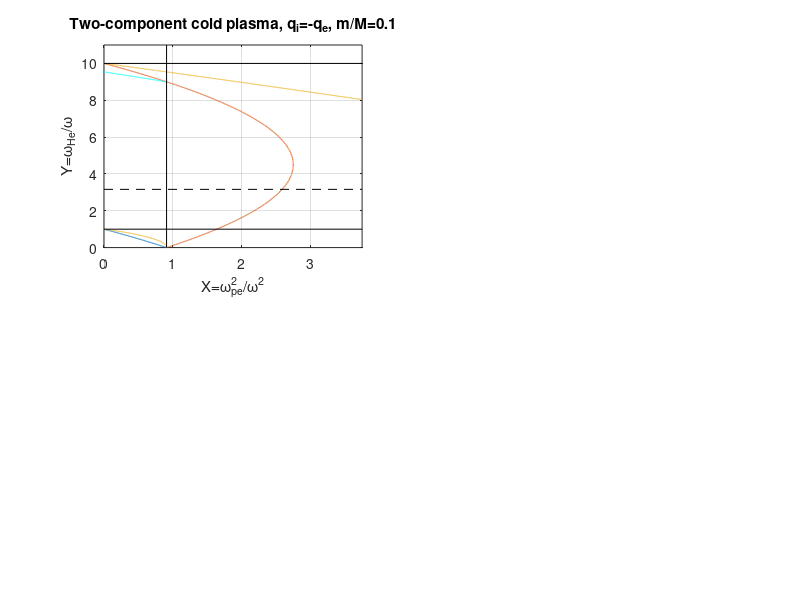

Reproduce this figure in MATLAB. (Note: this script raises an error after producing the figure.)
function plotcma(mM,scale,xlim,ylim,draw_legend)
% PLOTCMA Plot the Clemmow-Mullaly-Allis diagram for cold 2-comp plasma
% Usage:
%  plotcma(mM,scale,xlim,ylim)
% Inputs:
%    mM -- mass ratio me/mi (default=0.1);
%    scale -- 'linear' (default) or 'log'
%    xlim,ylim -- the limits for the parameters X=Xe=wpe^2/w^2 and Y=Ye=wHe/w
% Outputs: none (except the plots)
% Plot #1 (upper left)  -- (X,Y) parameter plane with bounding lines
%    Click anywhere inside this subplot to see the information about the
%    refraction coefficient on other subplots.
% Plot #2 (lower left)  -- n(theta), the refraction coefficent
%    n is plotted for both modes for different angles.
%    B0 is vertical upward.
%    The red lines show the resonant angle (n=inf).
%    The cyan lines show the angle where the E polarization is changed.
%    The thick lines show CCW (right) polarization, thin lines are for CW.
%    Dashed lines are evanescent waves (n=in'), the imaginary part of n is
%    plotted.
% Plot #3 (lower right) -- phase velocity (divided by c)
%    1/n as a function of theta. The line styles mean the same as in the
%    plot for n.
% Plot #4 (upper right) -- E polarization
%    The plot location is chosen so that n and vph plots are close to each
%    other.
%    E=(Ex,i*Eyi,Ez) for exp(-i*w*t) time dependence, Ex,Eyi,Ez are real.
%    The polarization for each wave is vizualized as an ellipse and
%    a vector, with origin at the point in (nx,ny) plane.
%    The ellipses have horizontal semi-axis ~Ex, vertical ~Eyi.
%    The vectors have horizontal component ~Ex (same as for ellipse),
%    vertical ~Ez.
%    If the vector horizontal component is > 0, the wave is CCW (if <0, CW)
if nargin<1 | isempty(mM)
    mM=0.1;
end
if nargin<2 | isempty(scale)
    if mM>0.05
        scale='linear';
    else
        scale='log';
    end
end
if nargin==3
    error('Please specify both xlim and ylim');
end
if nargin<4 | isempty(xlim)
    if strcmp(scale,'linear')
        xlim=[0 (1+mM)/4/mM+1];
        ylim=[0 (1/mM)+1];
    else % 'log'
        xlim=[0.1 10/mM];
        ylim=[0.1 10/mM];
    end
end
if nargin<5 | isempty(draw_legend)
    draw_legend=0;
end
subplot(2,2,1);
if strcmp(scale,'linear')
    x=[xlim(1):.001:xlim(2)]';
    y=[ylim(1):.001:ylim(2)]';
else % 'log'
    x=10.^[log10(xlim(1)):0.001:log10(xlim(2))]';
    y=10.^[log10(ylim(1)):0.001:log10(ylim(2))]';
end
%x=10.^[-1:.001:2]';
%y=10.^[-1:.001:2]';
%x=10.^[-.3:.001:.3]';
%y=10.^[0.7:.001:1.3]';
xmin=min(x); xmax=max(x);
ymin=min(y); ymax=max(y);
% S=(R+L)/2=0
xS=(1-y.^2).*(1-mM^2*y.^2)./(1-mM*y.^2)/(1+mM);
xS(find(real(xS)==0 | xS<xmin | xS>xmax))=nan;
% R=0 (R is the CCW dielectric constant)
xR=(1-y).*(1+mM*y)/(1+mM);
xR(find(xR<xmin | xR>xmax))=nan;
% L=0 (L is the CW dielectric constant)
xL=(1+y).*(1-mM*y)/(1+mM);
xL(find(xL<xmin | xL>xmax))=nan;
% RL=PS (P=1-Xe-Xi is the Ez dielectric constant)
%xN=(-y.^2*mM^2+(1+mM^2-mM))/mM/(1+mM);
yN=sqrt(1+1/mM^2-(1+x*(1+mM))/mM);
yN(find(x<xmin | x>1/(1+mM) | real(yN)==0))=nan;
plot([xR xL xS],y); grid on;
set(gca,'xscale',scale,'yscale',scale);
hold on
plot(x,yN,'c');
xlines=[[xmin xmax] nan [xmin xmax] nan [1 1]/(1+mM)];
ylines=[[1 1] nan [1 1]/mM nan [ymin ymax]];
plot(xlines,ylines,'k');
plot([xmin xmax],[1 1]/sqrt(mM),'k--');
if draw_legend
    ll=legend('R=0 (cutoff hi)','L=0 (cutoff lo)',...
        'S=0 (hybrid res)','RL=PS',...
        '\omega=\omega_{He,Hi,p}',...
        '\omega=(\omega_{He}\omega_{Hi})^{1/2}');
end
set(gca,'xlim',[xmin xmax],'ylim',[ymin ymax]);
xlabel('X=\omega_{pe}^2/\omega^2');
ylabel('Y=\omega_{He}/\omega');
title(['Two-component cold plasma, q_i=-q_e, m/M=' num2str(mM)]);
plot(1,1,'kx','linewidth',2,'MarkerSize',10,'Visible','off')
hh=get(gca,'children');
for k=1:length(hh)
    XY=hh(k);
    if get(XY,'Marker')=='x'
        break;
    end
end
hold off
while 1
    subplot(2,2,1);
    [X,Y]=ginput(1);
    if X<xmin | Y<ymin | X>xmax | Y>ymax
        break
    end
    set(XY,'XData',X,'YData',Y,'Visible','On');
    [n2,s,c,res,thch,p,Ex,Eyi,Ez]=plotcma_coldplasma(X,Y,mM);
    n=sqrt(n2); n(find(n2<=0))=nan;
    nevan=sqrt(-n2); nevan(find(n2>=0))=nan;
    for iplot=3:4
        subplot(2,2,iplot);
        if iplot==4
            npower=-1;
            plot(s./n,c./n); axis equal; grid on;
            t='v_{ph}';
        else
            npower=1;
            plot(s.*n,c.*n); axis equal; grid on;
            t='n';
            hold on; plot(s.*nevan,c.*nevan,'--'); hold off;
        end
        % Note the polarization
        t3='';
        %p=Ex./Eyi;
        if ~all(isnan(p(1,:)))
            hold on
            for k=1:2
                if p(1,k)>0
                    plot([0 0],n(1,k)^npower*[-1 1],'rx');
                else
                    plot([0 0],n(1,k)^npower*[-1 1],'ro');
            end
            end
            %nRH=(p>0).*n;
            nRH=n;
            nRH(find(~(p>0)))=nan;
            if iplot==3
                plot(s.*nRH,c.*nRH,'linewidth',3);
            else
                plot(s./nRH,c./nRH,'linewidth',3);
            end
            hold off
            t3='; x,o - RH/LH (\theta=0)';
        end
        if ~isnan(res)
            hold on
            x1=get(gca,'xlim');
            y1=get(gca,'ylim');
            x=min(x1(2),y1(2)*tan(res));
            plot(x*[-1 1],x/tan(res)*[-1 1],'r');
            plot(x*[-1 1],x/tan(res)*[1 -1],'r');
            hold off
        end
        if ~isnan(thch)
            hold on
            x1=get(gca,'xlim');
            y1=get(gca,'ylim');
            x=min(x1(2),y1(2)*tan(thch));
            plot(x*[-1 1],x/tan(thch)*[-1 1],'c');
            plot(x*[-1 1],x/tan(thch)*[1 -1],'c');
            hold off
        end
        P=abs(1-X*(1+mM));
        t2='';
        %if P>0
        hold on
        plot(P^(npower/2)*[-1 1],[0 0],'ro');
        hold off
        t2='o - ord. (\theta=\pi/2)';
        %end
        if iplot==3
            title(sprintf('%s: X=%2.2f, Y=%2.2f\n%s%s',t,X,Y,t2,t3));
            %title([t ': X=' num2str(X) ', Y=' num2str(Y) t2 t3]);
        else
            title(t)
        end
    end % iplot
	
	% The polarization
	subplot(2,2,2);
	dth=20;
	ii=[0:dth:360-dth]+1;
	ellx=[]; elly=[]; vecx=[]; vecz=[];
	for k=1:2
		nx=s(ii,k).*n(ii,k); nx=nx(:);
		nz=c(ii,k).*n(ii,k); nz=nz(:);
		Exf=Ex(ii,k); Exf=Exf(:);
		Eyf=Eyi(ii,k); Eyf=Eyf(:);
		Ezf=Ez(ii,k); Ezf=Ezf(:);
		%quiver(nx,nz,Exf,Ezf,1);
		% Scaling: the length which must not be exceeded
		maxlen=min(sqrt(diff(nx).^2+diff(nz).^2));
		if isnan(maxlen)
			maxlen=min(sqrt(nx.^2+nz.^2));;
		end
		% The ellipses
		th=[0:5:360]*pi/180;
		ellipsex=(Exf*[cos(th) nan])'; ellipsex=ellipsex(:);
		ellipsey=(Eyf*[sin(th) nan])'; ellipsey=ellipsey(:);
		% Determine the scale at which the fields have to be drawn
		scale=0.5*maxlen/max([ellipsex;ellipsey]);
		nxm=meshgrid(nx,1:length(th)+1);
		nzm=meshgrid(nz,1:length(th)+1);
		vectorx=[nx nx+Exf*scale repmat(nan,size(nx))]';
		vectorz=[nz nz+Ezf*scale repmat(nan,size(nz))]';
		ellx=[ellx ellipsex*scale+nxm(:)];
		elly=[elly ellipsey*scale+nzm(:)];
		vecx=[vecx vectorx(:)];
		vecz=[vecz vectorz(:)];
	end
	plot(real(ellx),real(elly));
	hold on;
	plot(vecx,vecz);
	hold off;
	axis equal;
	title('Polarization: (x,y)-ellipse, (x,z)-vector');
end

%%%%%%%%%%%%%%%%%%%%%%%%%%%%%%%%%%%%%%%%%%%%%%%%%%%
% The internal version
%%%%%%%%%%%%%%%%%%%%%%%%%%%%%%%%%%%%%%%%%%%%%%%%%%%
function [n2,s,c,thres,thch,p,Ex,Eyi,Ez]=plotcma_coldplasma(X,Y,mM)
% COLDPLASMA Calculate the refraction coef. and fields
% Inputs:
%  X=wpe^2/w^2 where wpe is the electron plasma frequency;
%  Y=wHe/w where wHe is the electron gyrofrequency;
%  mM=m/M is the mass ratio of electron and positive singly charged ion.
% Ouputs:
%  n2 -- the square of the refraction coefficient (2D array, first index is
%        angle index, second is the mode);
%  s,c -- sin and cos of the angle between k and B (2D array of same size);
%  thres -- resonance angle
%  thch -- angle at which the polarization changes
%  p == i*Ex/Ey (polarization)
%  Ex, Eyi, Ez -- electric field normalized to |E|=1 (Eyi=Ey/i). All these
%                 are real.
th=meshgrid([0:360]'*pi/180,1:2)';
e=ones(size(th)); e(:,2)=-1;
s=sin(th);
c=cos(th);
P=1-X;
R=1-X/(1-Y);
L=1-X/(1+Y);
if mM>0
    P=P-mM*X;
    R=R-mM*X/(1+mM*Y);
    L=L-mM*X/(1-mM*Y);
end
S=(R+L)/2;
D=(R-L)/2;
A=S*s.^2+P*c.^2;
B=R*L*s.^2+P*S*(1+c.^2);
F=sqrt((R*L-P*S)^2*s.^4+4*P^2*D^2*c.^2);
n2=(B+e.*F)./(2*A);
% Discard evanescent waves
%n(find(real(n)==0))=nan;
% The resonance angle
t2=-P/S;
if t2>=0
    thres=atan(sqrt(t2));
	thch=nan;
else
    thres=nan;
	if (-t2)<=1
		thch=asin(sqrt(-t2));
	else
		thch=nan;
	end
end
% Polarization, iEx/Ey, =1 (RH) =-1 (LH)
p=(n2-S)./D;
p(find(n2<=0))=nan;
% Electric field components (unnormalized)
Ex1=n2-S;
Ex2=n2.*s.^2-P;
Ex=Ex1.*Ex2;
Eyi=D*Ex2; % =Ey/i
Ez=Ex1.*n2.*c.*s;
% Normalized
Ea=sqrt(Ex.^2+Eyi.^2+Ez.^2);
if any(Ea==0)
	error('Ea=0');
end
Ex=Ex./Ea; Eyi=Eyi./Ea; Ez=Ez./Ea;
% Make sure that Eyi>=0
sig=1-2*(Eyi<0);
Ex=Ex.*sig; Eyi=Eyi.*sig; Ez=Ez.*sig;

